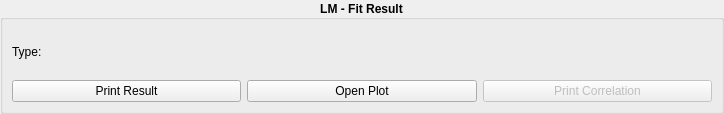
<?xml version="1.0" encoding="UTF-8"?>
<ui version="4.0">
 <class>lmfitresult</class>
 <widget class="QWidget" name="lmfitresult">
  <property name="geometry">
   <rect>
    <x>0</x>
    <y>0</y>
    <width>724</width>
    <height>114</height>
   </rect>
  </property>
  <property name="windowTitle">
   <string>Form</string>
  </property>
  <layout class="QHBoxLayout" name="horizontalLayout">
   <property name="leftMargin">
    <number>0</number>
   </property>
   <property name="topMargin">
    <number>0</number>
   </property>
   <property name="rightMargin">
    <number>0</number>
   </property>
   <property name="bottomMargin">
    <number>0</number>
   </property>
   <item>
    <widget class="QGroupBox" name="group_box">
     <property name="font">
      <font>
       <weight>75</weight>
       <bold>true</bold>
      </font>
     </property>
     <property name="title">
      <string>LM - Fit Result</string>
     </property>
     <property name="alignment">
      <set>Qt::AlignCenter</set>
     </property>
     <layout class="QVBoxLayout" name="verticalLayout">
      <item>
       <layout class="QHBoxLayout" name="layout_2">
        <item>
         <widget class="QLabel" name="type_value">
          <property name="font">
           <font>
            <weight>50</weight>
            <bold>false</bold>
           </font>
          </property>
          <property name="text">
           <string>Type:</string>
          </property>
         </widget>
        </item>
        <item>
         <widget class="QLabel" name="type_label">
          <property name="font">
           <font>
            <weight>50</weight>
            <bold>false</bold>
           </font>
          </property>
          <property name="text">
           <string/>
          </property>
         </widget>
        </item>
       </layout>
      </item>
      <item>
       <layout class="QHBoxLayout" name="layout">
        <item>
         <widget class="QPushButton" name="result_button">
          <property name="enabled">
           <bool>true</bool>
          </property>
          <property name="font">
           <font>
            <weight>50</weight>
            <bold>false</bold>
           </font>
          </property>
          <property name="text">
           <string>Print Result</string>
          </property>
         </widget>
        </item>
        <item>
         <widget class="QPushButton" name="plot_button">
          <property name="enabled">
           <bool>true</bool>
          </property>
          <property name="font">
           <font>
            <weight>50</weight>
            <bold>false</bold>
           </font>
          </property>
          <property name="toolTip">
           <string>Opens new Tab to display the results.

Only available for &quot;All Slices Individually&quot; fits.</string>
          </property>
          <property name="text">
           <string>Open Plot</string>
          </property>
         </widget>
        </item>
        <item>
         <widget class="QPushButton" name="correlation_button">
          <property name="enabled">
           <bool>false</bool>
          </property>
          <property name="font">
           <font>
            <weight>50</weight>
            <bold>false</bold>
           </font>
          </property>
          <property name="toolTip">
           <string>NOT IMPLEMENTED</string>
          </property>
          <property name="text">
           <string>Print Correlation</string>
          </property>
         </widget>
        </item>
       </layout>
      </item>
     </layout>
    </widget>
   </item>
  </layout>
 </widget>
 <resources/>
 <connections/>
</ui>
